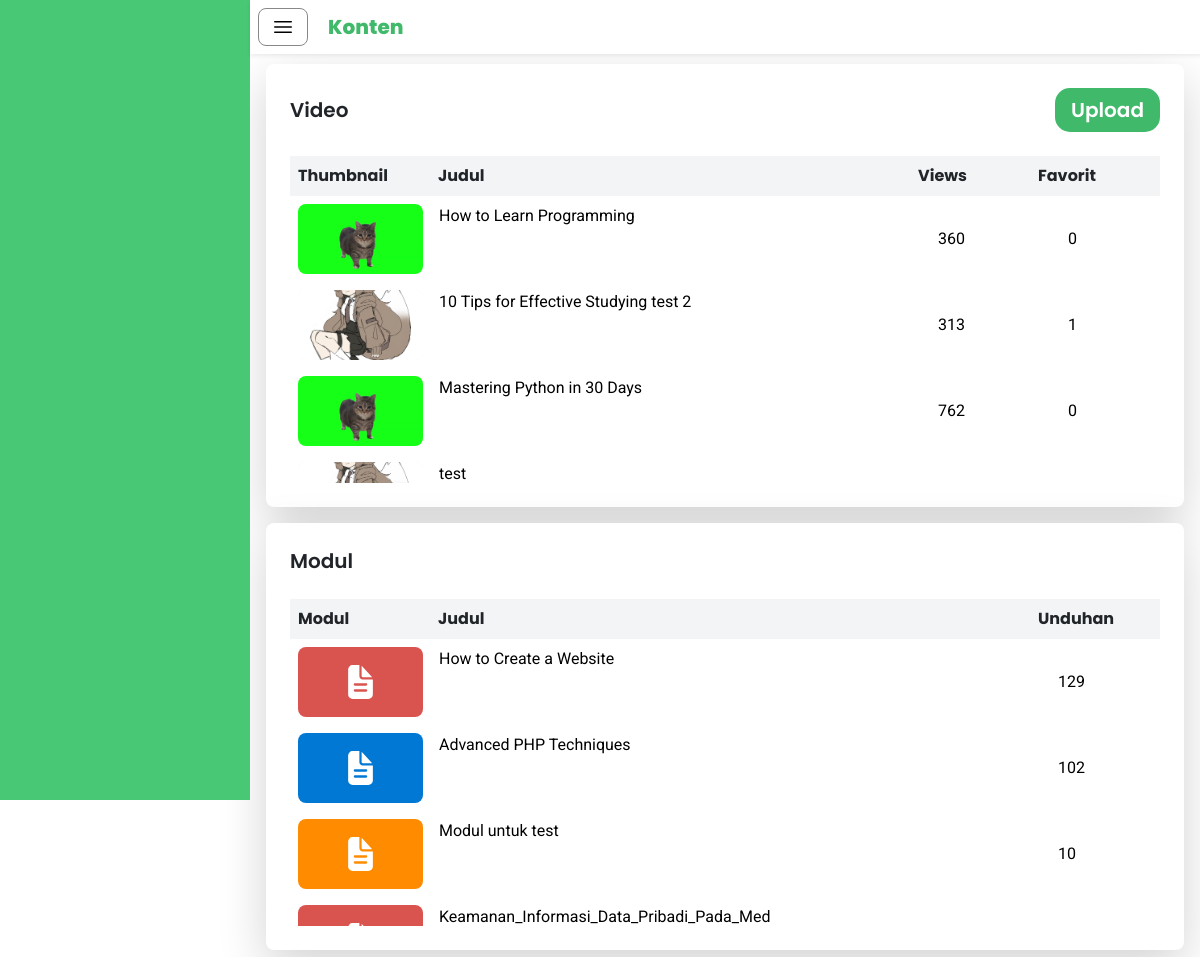
/guru/konten/index.php (signed in), run on an earlier commit of the app's database.
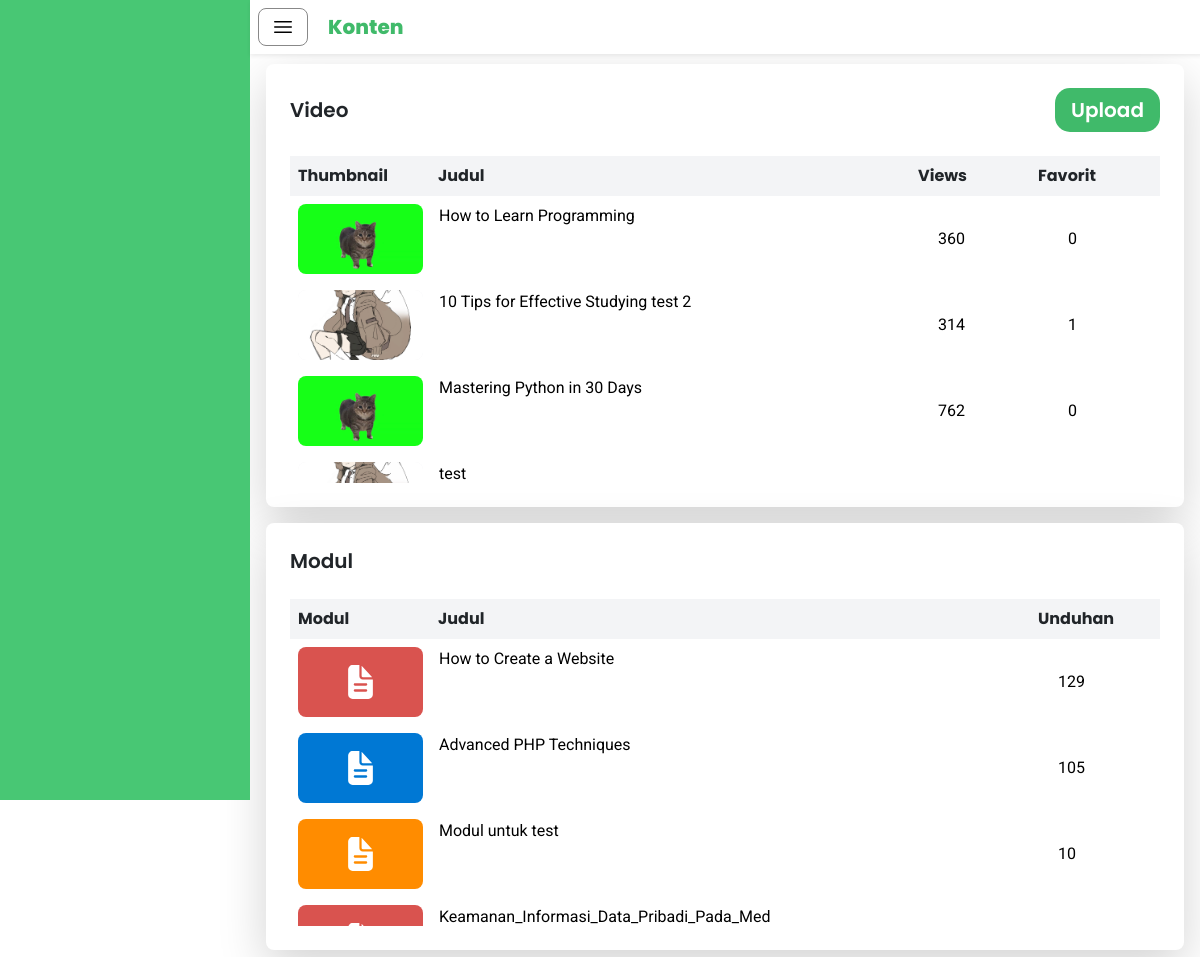
And on a later commit of the database.
### tables this page shows
CREATE TABLE IF NOT EXISTS `video` (
  `videoID` int NOT NULL AUTO_INCREMENT,
  `teacherID` int NOT NULL,
  `video` varchar(255) NOT NULL DEFAULT '',
  `thumbnail` varchar(255) NOT NULL DEFAULT '',
  `title` varchar(255) NOT NULL,
  `views` int NOT NULL,
  `upload_date` datetime NOT NULL,
  `favorite` int DEFAULT '0',
  PRIMARY KEY (`videoID`),
  KEY `teacherID` (`teacherID`),
  CONSTRAINT `video_ibfk_1` FOREIGN KEY (`teacherID`) REFERENCES `guru` (`teacherID`) ON DELETE CASCADE ON UPDATE CASCADE
);

CREATE TABLE IF NOT EXISTS `modul` (
  `moduleID` int NOT NULL AUTO_INCREMENT,
  `teacherID` int NOT NULL,
  `videoID` int NOT NULL,
  `title` varchar(255) NOT NULL,
  `download` int NOT NULL,
  `modul` varchar(255) NOT NULL,
  PRIMARY KEY (`moduleID`),
  KEY `teacherID` (`teacherID`),
  KEY `FK_modul_video` (`videoID`),
  CONSTRAINT `FK_modul_guru` FOREIGN KEY (`teacherID`) REFERENCES `guru` (`teacherID`),
  CONSTRAINT `FK_modul_video` FOREIGN KEY (`videoID`) REFERENCES `video` (`videoID`)
);

### guru/konten/dataVideo.php (called while the page is built, shortened)
<?php
include 'datateacherID.php';
$servername = "localhost";
$username = "root";
$password = "";
$dbname = "study_tube";
$conn = new mysqli($servername, $username, $password, $dbname);
$sql = "SELECT
            videoID,
            thumbnail,
            title,
            favorite,
            views
        FROM
            video
        WHERE
            teacherID = ?
        ";
$stmt = $conn->prepare($sql);
$stmt->bind_param("i", $teacherID);
$stmt->execute();
$resultVideo = $stmt->get_result();
?>

### guru/konten/datateacherID.php (called while the page is built, shortened)
<?php
$servername = "localhost";
$username = "root";
$password = "";
$dbname = "study_tube";
$conn = new mysqli($servername, $username, $password, $dbname);
$userID = $_SESSION['user_id'];
$sqlteacherID = "SELECT teacherID FROM guru JOIN user ON guru.userID = user.userID WHERE user.userID = ?";
$stmtteacherID = $conn->prepare($sqlteacherID);
$stmtteacherID->bind_param("i", $userID);
$stmtteacherID->execute();
$resultteacherID = $stmtteacherID->get_result();
if ($row = $resultteacherID->fetch_assoc()) {
    $teacherID = $row['teacherID'];
} else {
    echo "Student ID tidak ditemukan.";
}
?>

### guru/konten/dataModul.php (called while the page is built, shortened)
<?php
include 'datateacherID.php';
$servername = "localhost";
$username = "root";
$password = "";
$dbname = "study_tube";
$conn = new mysqli($servername, $username, $password, $dbname);
$sql = "SELECT
            videoID,
            title,
            modul,
            download
        FROM
            modul
        WHERE
            teacherID = ?
        ";
$stmt = $conn->prepare($sql);
$stmt->bind_param("i", $teacherID);
$stmt->execute();
$resultModul = $stmt->get_result();
?>

### guru/konten/index.php (the view, shortened to what the changed rows need)
<?php
    include 'dataVideo.php';
    include 'dataModul.php';
?>
<!DOCTYPE html>
<html lang="en">
<head>
    <script src="https://cdn.tailwindcss.com"></script>
    <link href="https://cdn.jsdelivr.net/npm/bootstrap@5.3.3/dist/css/bootstrap.min.css" rel="stylesheet">
    <link rel="stylesheet" href="/Study-Tube/guru/style.css">
</head>
<body>
    <div id="mainContent" class="main-content bg-white">
        <div class="fixed top-0 w-full bg-white z-50 shadow-sm">
            <div class="flex items-center space-x-5 p-2">
                <h1 class="font-poppins font-extrabold text-[#40BA6A] text-xl my-auto">Konten</h1>
            </div>
        </div>
        <div class="container mt-12 p-3">
            <div class="flex flex-col max-h-[calc(100%-50px)] space-y-4">
                    <div class="col-rounded-shadow p-4 w-full h-full bg-white shadow-lg rounded-lg">
                        <div class="flex justify-between items-center mb-4">
                            <h1 class="font-poppins text-xl">Video</h1>
                        </div>
                        <div class="relative w-full">
                            <table class="table-auto w-full border-collapse" style="border-spacing: 0">
                                <thead class="font-poppins bg-gray-100 sticky top-0 z-10">
                                    <tr>
                                        <th class="p-2 text-left w-[140px]">Thumbnail</th>
                                        <th class="p-2 text-left">Judul</th>
                                        <th class="p-2 text-left w-[120px]">Views</th>
                                        <th class="p-2 text-left w-[130px]">Favorit</th>
                                    </tr>
                                </thead>
                            </table>
                            <div id="list-video" class="overflow-auto max-h-[30vh]">
                                <table class="table-auto w-full" style="border-spacing: 0">
                                    <tbody>
                                        <?php if ($resultVideo && $resultVideo->num_rows > 0): ?>
                                            <?php while ($video = $resultVideo->fetch_assoc()): ?>
                                                <tr onclick="location.href='/Study-Tube/guru/edit_video/index.php?videoID=<?= urlencode($video['videoID']) ?>'" class="font-roboto font-normal items-center cursor-pointer hover:bg-gray-100">
                                                    <td class="p-2 w-[125px]">
                                                        <div class="overflow-hidden w-[125px] h-[70px] bg-gray-100 rounded-lg">
                                                            <img src="<?= htmlspecialchars($video['thumbnail']); ?>" alt="Thumbnail" class="w-full h-full object-cover">
                                                        </div>
                                                    </td>
                                                    <td class="p-2 text-black line-clamp-3 overflow-hidden mr-3">
                                                        <div class="line-clamp-3 overflow-hidden text-ellipsis">
                                                            <?= htmlspecialchars($video['title']); ?>
                                                        </div>
                                                    </td>
                                                    <td class="p-2 text-black w-[130px] text-ellipsis"><?= htmlspecialchars($video['views']); ?></td>
                                                    <td class="p-2 text-black w-[100px] text-ellipsis"><?= htmlspecialchars($video['favorite']); ?></td>
                                                </tr>
                                            <?php endwhile; ?>
                                        <?php else: ?>
                                            <p class="text-lg font-roboto font-normal">Belum ada video tersedia.</p>
                                        <?php endif; ?>
                                    </tbody>
                                </table>
                            </div>
                        </div>
                    </div>
                    <div class="col-rounded-shadow p-4 w-full h-full bg-white shadow-lg rounded-lg">
                        <div class="flex justify-between items-center mb-4">
                            <h1 class="font-poppins text-xl">Modul</h1>
                        </div>
                        <div class="relative w-full">
                            <table class="table-auto w-full border-collapse" style="border-spacing: 0">
                                <thead class="font-poppins bg-gray-100 sticky top-0 z-10">
                                    <tr>
                                        <th class="p-2 text-left w-[140px]">Modul</th>
                                        <th class="p-2 text-left">Judul</th>
                                        <th class="p-2 text-left w-[130px]">Unduhan</th>
                                    </tr>
                                </thead>
                            </table>
                            <div id="list-modul" class="overflow-auto max-h-[30vh]">
                                <table class="table-auto w-full" style="border-spacing: 0">
                                    <tbody>
                                        <?php if ($resultModul && $resultModul->num_rows > 0): ?>
                                            <?php while ($modul = $resultModul->fetch_assoc()): ?>
                                                <?php
                                                    $file = htmlspecialchars($modul['modul']);
                                                    if (strpos($file, '.pdf') !== false) {
                                                        $bgColor = 'bg-[#D9534F]';
                                                    } elseif (strpos($file, '.docx') !== false || strpos($file, '.doc') !== false) {
                                                        $bgColor = 'bg-[#0078D4]';
                                                    } elseif (strpos($file, '.pptx') !== false || strpos($file, '.ppt') !== false) {
                                                        $bgColor = 'bg-[#FF8C00]';
                                                    } else {
                                                        $bgColor = 'bg-[#CCCCCC]';
                                                    }
                                                ?>
                                                <tr onclick="location.href='/Study-Tube/guru/edit_video/index.php?videoID=<?= urlencode($modul['videoID']) ?>'" class="font-roboto font-normal items-center cursor-pointer hover:bg-gray-100">
                                                    <td class="p-2 w-[125px]">
                                                        <div class="overflow-hidden w-[125px] h-[70px] <?= $bgColor ?> rounded-lg flex items-center justify-center">
                                                        </div>
                                                    </td>
                                                    <td class="p-2 text-black line-clamp-3 overflow-hidden mr-3">
                                                        <div class="line-clamp-3 overflow-hidden text-ellipsis">
                                                            <?= htmlspecialchars($modul['title']); ?>
                                                        </div>
                                                    </td>
                                                    <td class="p-2 text-black w-[110px] text-ellipsis"><?= htmlspecialchars($modul['download']); ?></td>
                                                </tr>
                                            <?php endwhile; ?>
                                        <?php else: ?>
                                            <p class="text-lg font-roboto font-normal">Belum ada modul tersedia.</p>
                                        <?php endif; ?>
                                    </tbody>
                                </table>
                            </div>
                        </div>
                    </div>
            </div>
        </div>
    </div>
</body>
</html>

What changed in the data, as far as the page shows it:
changed video "10 Tips for Effective Studying test 2": views "313" → "314"
changed modul "Advanced PHP Techniques": download "102" → "105"
